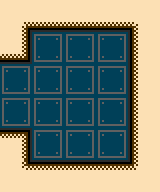

Tiled map render using the project's own tile images. Description and the map definition, with tile-layer contents summarised, below:
An orthogonal 5x6 tile map with 32x32 px tiles, 2 tile layers (Background, Collision).

<map version="1.0" orientation="orthogonal" width="5" height="6" tilewidth="32" tileheight="32">
 <properties>
  <property name="type" value="2" />
 </properties>
 <tileset firstgid="1" name="tileset" tilewidth="32" tileheight="32">
  <image source="tileset.png" width="512" height="512" />
 </tileset>
 <layer name="Background" width="5" height="6">
  <data>[30 cells, 30 non-empty, 1 distinct tile ids]</data>
 </layer>
 <layer name="Collision" width="5" height="6">
  <data>[30 cells, 16 non-empty, 9 distinct tile ids]</data>
 </layer>
</map>
